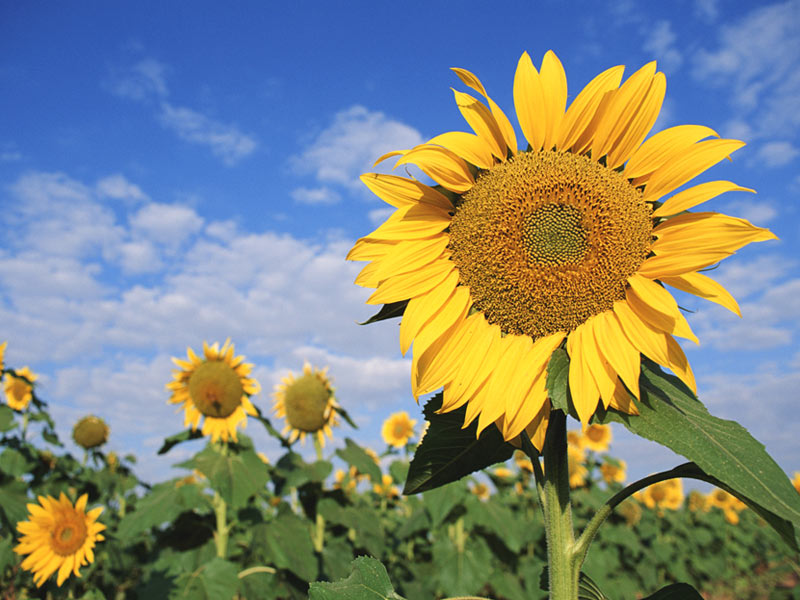
%> input picture lab2/sunflower.jpg, 800 x 600 px
$ octave prob4.m   (GNU Octave 9; MATLAB toolbox functions it lacks are replaced by stand-ins)
%> lines starting %> are read from the running program, lines starting %| are printed output that depends on the picture
img = imread('sunflower.jpg');
%> img is the input picture: size 600x800x3 uint8; mean R, G, B 129.2, 135.6, 124.7
img = rgb2gray(img);
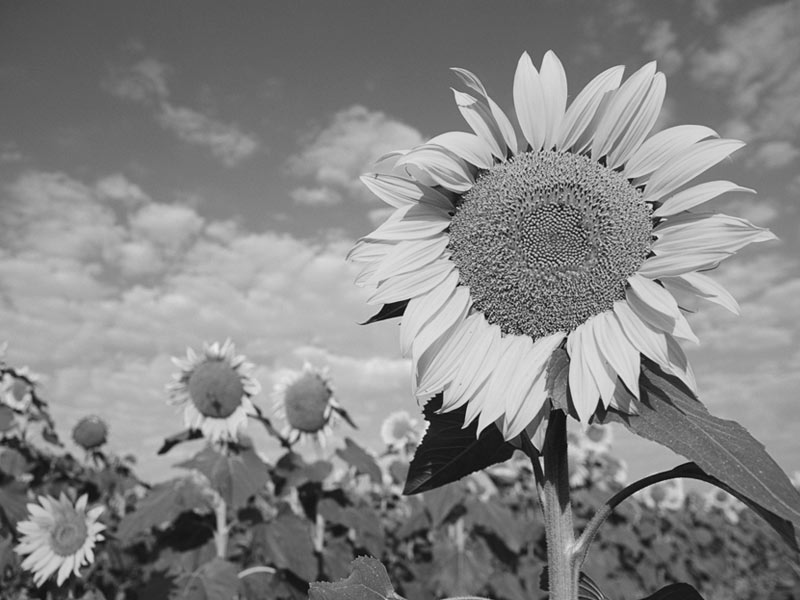
%> img: size 600x800 uint8; min 2, max 242, mean 132.5

img = imresize(img,[256,256]);
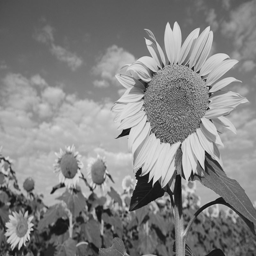
%> img: size 256x256 uint8; min 15, max 231, mean 132.5

sqmask1 = zeros(256,256);
sqmask2 = zeros(256,256);

%making square mask
for i=1:256
    for j=1:256
        if i>64 && i<=192 && j>64 && j<=192
            sqmask1(i,j)=1;
        end
    end
end

%making circular mask
for i=1:256
    for j=1:256
        if (i-128)^2+(j-128)^2<=128^2
            sqmask2(i,j)=1;
        end
    end
end


sqmask1 = uint8(sqmask1);
sqmask2 = uint8(sqmask2);


%applying square mask to image
img1 = img.*sqmask1;
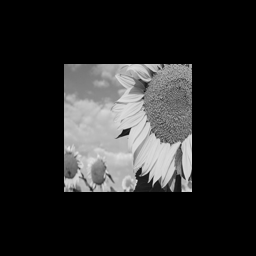
%> img1: size 256x256 uint8; min 0, max 231, mean 39.3

%applying circular mask to image
img2 = img.*sqmask2;
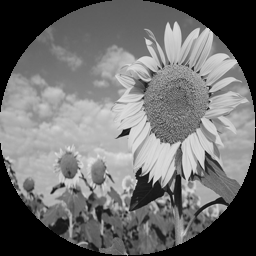
%> img2: size 256x256 uint8; min 0, max 231, mean 110.4

subplot(1,2,1), imshow(img1);
subplot(1,2,2), imshow(img2);
